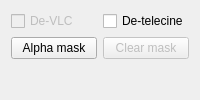
               <widget class="QWidget" name="tab_7">
                <attribute name="title">
                 <string>Filters</string>
                </attribute>
                <layout class="QGridLayout" name="gridLayout_6">
                 <item row="0" column="0">
                  <widget class="QCheckBox" name="cbx_de_vlc">
                   <property name="enabled">
                    <bool>false</bool>
                   </property>
                   <property name="text">
                    <string>De-VLC</string>
                   </property>
                  </widget>
                 </item>
                 <item row="0" column="1">
                  <widget class="QCheckBox" name="cbx_interlaced">
                   <property name="text">
                    <string>De-telecine</string>
                   </property>
                  </widget>
                 </item>
                 <item row="2" column="0">
                  <spacer name="verticalSpacer_9">
                   <property name="orientation">
                    <enum>Qt::Vertical</enum>
                   </property>
                   <property name="sizeHint" stdset="0">
                    <size>
                     <width>0</width>
                     <height>0</height>
                    </size>
                   </property>
                  </spacer>
                 </item>
                 <item row="1" column="0">
                  <widget class="QPushButton" name="pre_alpha_mask">
                   <property name="text">
                    <string>Alpha mask</string>
                   </property>
                  </widget>
                 </item>
                 <item row="1" column="1">
                  <widget class="QPushButton" name="pre_clear_mask">
                   <property name="enabled">
                    <bool>false</bool>
                   </property>
                   <property name="text">
                    <string>Clear mask</string>
                   </property>
                  </widget>
                 </item>
                </layout>
               </widget>
